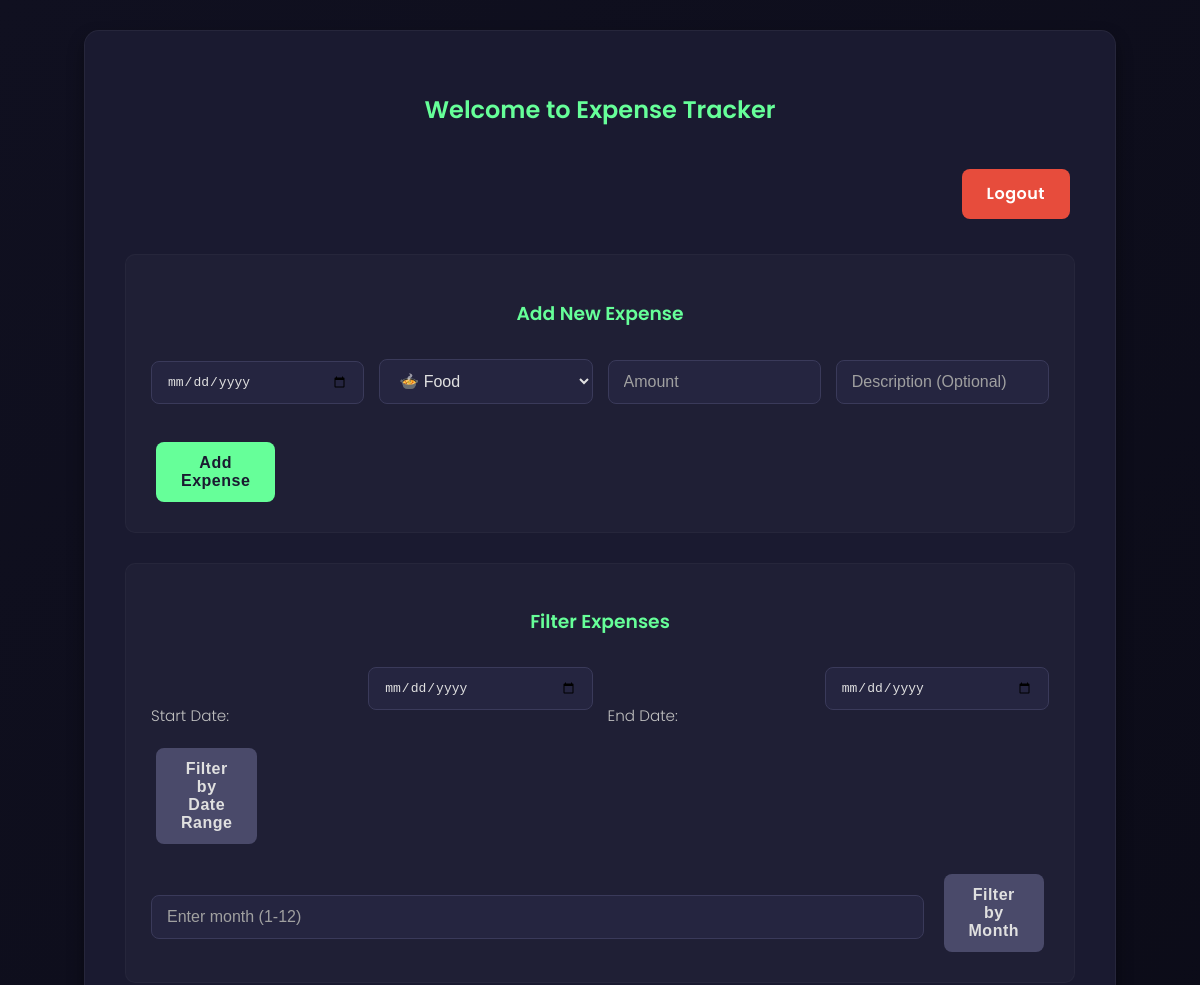
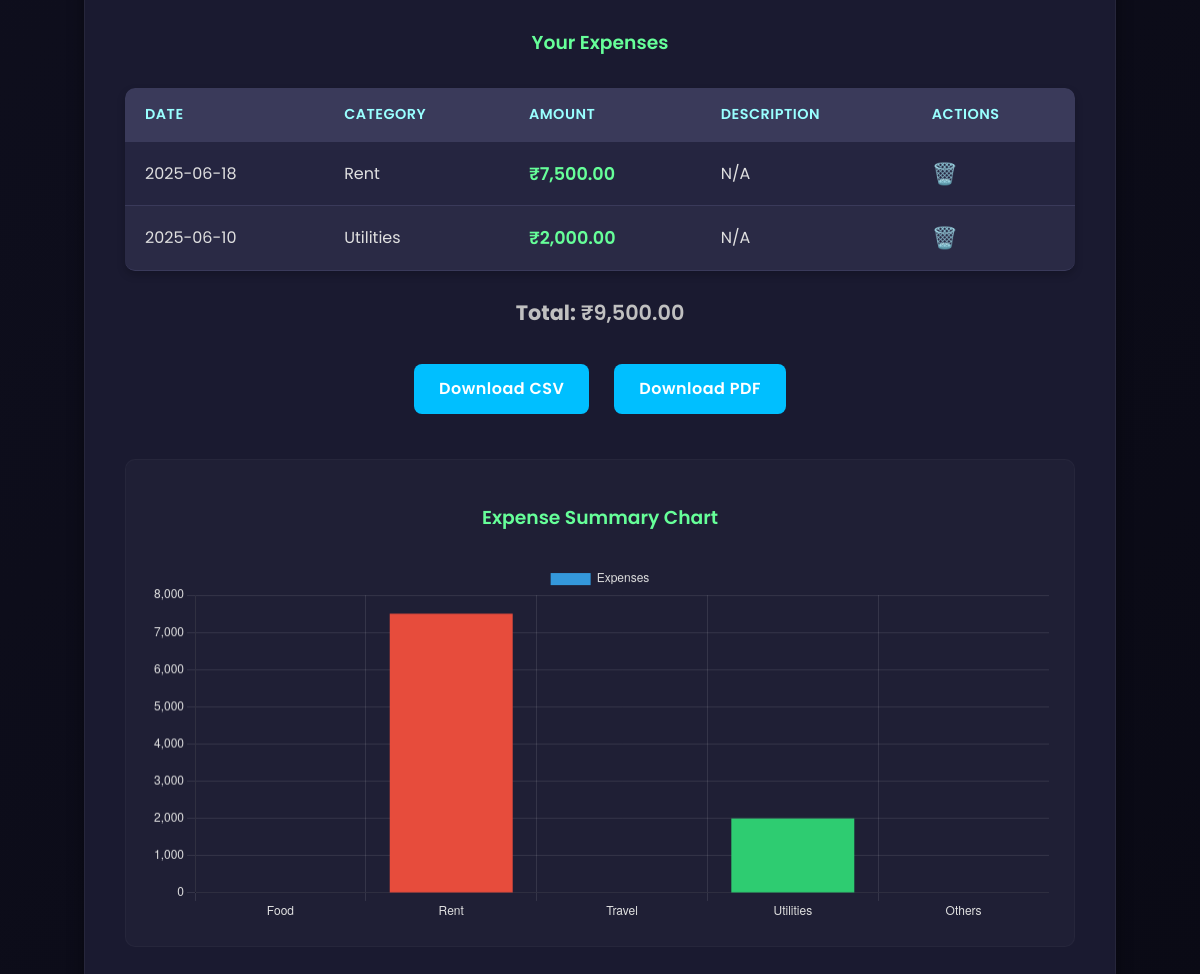
Screenshot of / (signed in) with the database file from the repository (2 pictures, top to bottom).
### app.py (models this page shows)
class Expense(db.Model):
    id = db.Column(db.Integer, primary_key=True)
    date = db.Column(db.Date, nullable=False)
    category = db.Column(db.String(50), nullable=False)
    amount = db.Column(db.Float, nullable=False)
    description = db.Column(db.String(200))
    user_id = db.Column(db.Integer, db.ForeignKey('user.id'))

### app.py (the view)
@app.route('/', methods=['GET', 'POST'])
@login_required
def index():
    categories = ['Food', 'Rent', 'Travel', 'Utilities', 'Others']
    expenses_query = Expense.query.filter_by(user_id=session['user_id'])
    start_date_str = None
    end_date_str = None
    if request.method == 'POST' and 'month' in request.form and request.form['month']:
        month = request.form['month']
        expenses_query = expenses_query.filter(db.extract('month', Expense.date) == int(month))
    else: # Handle GET request for date range filters
        start_date_str = request.args.get('start_date')
        end_date_str = request.args.get('end_date')
        if start_date_str:
            try:
                start_date = datetime.strptime(start_date_str, '%Y-%m-%d').date()
                expenses_query = expenses_query.filter(Expense.date >= start_date)
            except ValueError:
                flash('Invalid start date format.', 'error')
        if end_date_str:
            try:
                end_date = datetime.strptime(end_date_str, '%Y-%m-%d').date()
                expenses_query = expenses_query.filter(Expense.date <= end_date)
            except ValueError:
                flash('Invalid end date format.', 'error')
    expenses = expenses_query.order_by(Expense.date.desc()).all()
    total = sum(e.amount for e in expenses)
    chart_data = {cat: sum(e.amount for e in expenses if e.category == cat) for cat in categories}
    return render_template('index.html', expenses=expenses, categories=categories, total=total, chart_data=chart_data,
                           start_date=start_date_str, end_date=end_date_str)

### app.py (called while the page is built)
def login_required(f):
    @wraps(f)
    def decorated_function(*args, **kwargs):
        if 'user_id' not in session:
            return redirect('/login')
        return f(*args, **kwargs)
    return decorated_function

### templates/index.html (shortened to what this page needs)
<!DOCTYPE html>
<html>
<head>
    <link rel="stylesheet" href="/static/css/style.css">
</head>
<body class="dark-mode">
    <div class="container">
        <h2>Welcome to Expense Tracker</h2>
        <div class="header-actions">
            <a href="/logout" class="button logout-button">Logout</a>
        </div>
        <div class="form-section">
            <h3>Add New Expense</h3>
            <form action="/add" method="post" class="expense-form">
                <input type="date" name="date" required>
                <select name="category">
                    <option value="Food">🍲 Food</option>
                </select>
                <input type="number" step="0.01" name="amount" required placeholder="Amount">
                <input type="text" name="description" placeholder="Description (Optional)">
                <button type="submit" class="button primary-button">Add Expense</button>
            </form>
        </div>
        <div class="filter-section">
            <h3>Filter Expenses</h3>
            <div class="filter-group">
                <form method="GET" action="/" class="filter-form">
                    <label for="start_date">Start Date:</label>
                    <input type="date" id="start_date" name="start_date" value="{{ start_date or '' }}">
                    <label for="end_date">End Date:</label>
                    <input type="date" id="end_date" name="end_date" value="{{ end_date or '' }}">
                    <button type="submit" class="button secondary-button">Filter by Date Range</button>
                </form>
                <form method="POST" action="/" class="filter-form">
                    <input type="number" name="month" min="1" max="12" placeholder="Enter month (1-12)">
                    <button type="submit" class="button secondary-button">Filter by Month</button>
                </form>
            </div>
        </div>
        <h3>Your Expenses</h3>
        <table>
            <thead>
                <tr>
                    <th>Date</th>
                    <th>Category</th>
                    <th>Amount</th>
                    <th>Description</th>
                    <th>Actions</th>
                </tr>
            </thead>
            <tbody>
                {% for e in expenses %}
                <tr>
                    <td data-label="Date">{{ e.date }}</td>
                    <td data-label="Category">{{ e.category }}</td>
                    <td data-label="Amount">₹{{ "{:,.2f}".format(e.amount) }}</td> <td data-label="Description">{{ e.description or 'N/A' }}</td>
                    <td data-label="Actions"><a href="/delete/{{ e.id }}" class="delete-button" title="Delete Expense">🗑️</a></td>
                </tr>
                {% endfor %}
            </tbody>
        </table>
        <p class="total-summary"><strong>Total:</strong> ₹{{ "{:,.2f}".format(total) }}</p>
        <div class="download-buttons">
            <a href="/download_csv" class="button download-button">Download CSV</a>
            <a href="/download_pdf" class="button download-button">Download PDF</a>
        </div>
        <div class="chart-section">
            <h3>Expense Summary Chart</h3>
            <canvas id="chart" width="400" height="200"></canvas>
        </div>
    </div>
    <script>
        const ctx = document.getElementById('chart').getContext('2d');
        const chart = new Chart(ctx, {
            type: 'bar',
            data: {
                labels: {{ chart_data.keys() | list | tojson }},
                datasets: [{
                    label: 'Expenses',
                    data: {{ chart_data.values() | list | tojson }},
                    backgroundColor: ['#3498db', '#e74c3c', '#f1c40f', '#2ecc71', '#9b59b6']
                }]
            },
            options: {
                responsive: true,
                maintainAspectRatio: false,
                scales: {
                    y: {
                        beginAtZero: true,
                        grid: {
                            color: 'rgba(255, 255, 255, 0.1)' // Lighter grid lines for dark mode
                        },
                        ticks: {
                            color: '#E0E0E0' // Tick labels color
                        }
                    },
                    x: {
                        grid: {
                            color: 'rgba(255, 255, 255, 0.1)'
                        },
                        ticks: {
                            color: '#E0E0E0'
                        }
                    }
                },
                plugins: {
                    legend: {
                        labels: {
                            color: '#E0E0E0' // Legend text color
                        }
                    }
                }
            }
        });
    </script>
</body>
</html>

### static/css/style.css (style rules this page uses)
body { font-family: 'Poppins', sans-serif; margin: 0; padding: 0; line-height: 1.6; transition: background-color 0.3s ease, color 0.3s ease; min-height: 100vh; display: flex; justify-content: center; align-items: center; overflow-y: auto; }
body.dark-mode { background: linear-gradient(135deg, #101020, #0A0A15); color: #E0E0E0; }
.container { max-width: 950px; width: 95%; margin: 30px auto; padding: 40px; background-color: #1A1A30; border-radius: 15px; box-shadow: 0 8px 16px rgba(0, 0, 0, 0.4); border: 1px solid rgba(255, 255, 255, 0.05); }
h2, h3 { color: #66FF99; text-align: center; margin-bottom: 30px; font-weight: 600; }
.header-actions { text-align: right; margin-bottom: 30px; }
input[type="date"], input[type="number"], input[type="text"], input[type="password"], select { width: 100%; padding: 12px 15px; margin-bottom: 18px; border: 1px solid #3A3A5A; background-color: #252540; color: #E0E0E0; border-radius: 8px; box-sizing: border-box; font-size: 1em; transition: border-color 0.3s ease, box-shadow 0.3s ease; }
input::placeholder { color: #A0A0A0; }
.form-section, .filter-section { background-color: #1F1F35; padding: 25px; border-radius: 10px; margin-bottom: 30px; border: 1px solid rgba(255, 255, 255, 0.03); }
.expense-form, .filter-form { display: flex; flex-wrap: wrap; gap: 15px; align-items: flex-end; }
.expense-form > *, .filter-form > * { flex: 1; min-width: 180px; }
.expense-form button, .filter-form button { flex-grow: 0; min-width: auto; }
.filter-group { display: flex; flex-direction: column; gap: 20px; }
.filter-form label { color: #C0C0C0; margin-right: 10px; white-space: nowrap; font-size: 0.95em; font-weight: 300; }
.button { display: inline-block; padding: 12px 25px; margin: 5px; border: none; border-radius: 8px; cursor: pointer; font-size: 1em; text-decoration: none; transition: background-color 0.3s ease, transform 0.2s ease, box-shadow 0.3s ease; text-align: center; font-weight: 600; letter-spacing: 0.5px; }
.primary-button { background-color: #66FF99; color: #1A1A30; }
.secondary-button { background-color: #4A4A6A; color: #E0E0E0; }
.download-buttons { display: flex; justify-content: center; gap: 15px; margin-top: 20px; margin-bottom: 40px; }
.download-button { background-color: #00BFFF; color: white; }
.logout-button { background-color: #E74C3C; color: white; }
.delete-button { color: #E74C3C; text-decoration: none; font-size: 1.3em; transition: color 0.2s ease, transform 0.2s ease; }
table { width: 100%; border-collapse: separate; border-spacing: 0; margin-bottom: 25px; background-color: #252540; border-radius: 10px; overflow: hidden; box-shadow: 0 4px 8px rgba(0, 0, 0, 0.2); }
th, td { padding: 15px 20px; text-align: left; border-bottom: 1px solid #3A3A5A; color: #E0E0E0; }
th { background-color: #3A3A5A; color: #99FFFF; font-weight: 600; text-transform: uppercase; font-size: 0.9em; letter-spacing: 0.5px; }
th:first-child { border-top-left-radius: 10px; }
th:last-child { border-top-right-radius: 10px; }
tr:last-child td:first-child { border-bottom-left-radius: 10px; }
tr:last-child td:last-child { border-bottom-right-radius: 10px; }
tr:nth-child(even) { background-color: #2A2A45; }
td:nth-child(3) { font-weight: 600; color: #66FF99; font-size: 1.1em; }
.total-summary { font-size: 1.3em; font-weight: 600; text-align: right; margin-top: 15px; margin-bottom: 30px; color: #66FF99; }
.chart-section { background-color: #1F1F35; padding: 25px; border-radius: 10px; margin-top: 30px; border: 1px solid rgba(255, 255, 255, 0.03); }
.container h2 { margin-bottom: 35px; }
.container p { text-align: center; margin-top: 25px; color: #C0C0C0; }

### rows the page displays
Expense: date "2025-06-18", category "Rent", amount "7,500.00", description "N/A"
Expense: date "2025-06-10", category "Utilities", amount "2,000.00", description "N/A"

### other values shown
{{ "{:,.2f}".format(total) }} "9,500.00"
chart data {{ chart_data.keys() | list | tojson }} ["Food", "Rent", "Travel", "Utilities", "Others"]
chart data {{ chart_data.values() | list | tojson }} [0, 7500.0, 0, 2000.0, 0]
